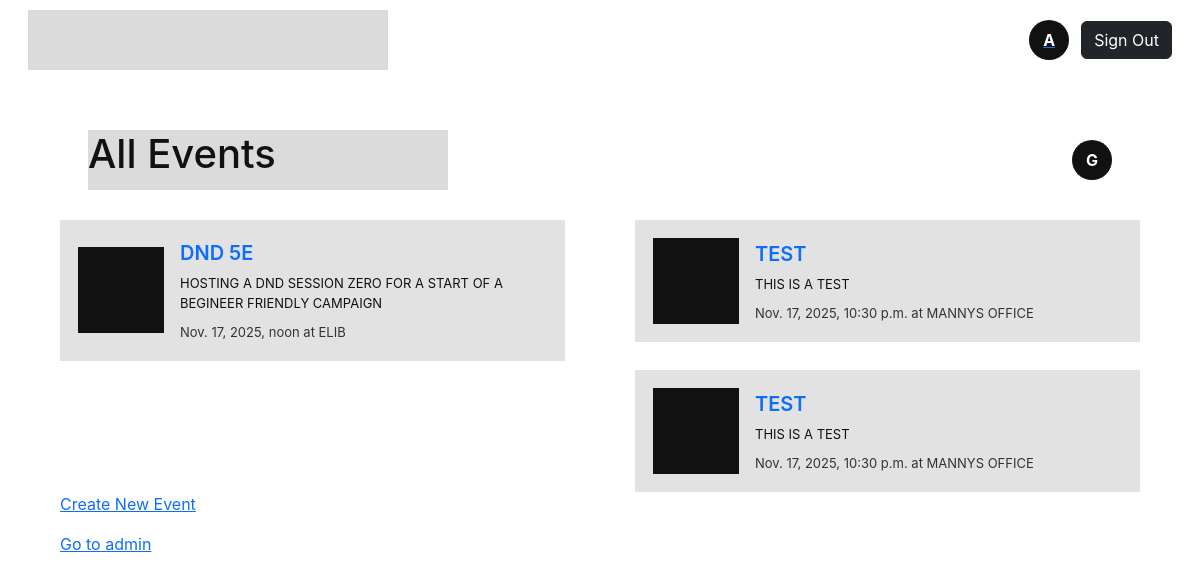
Before: /events/ (signed in) with the older database file.
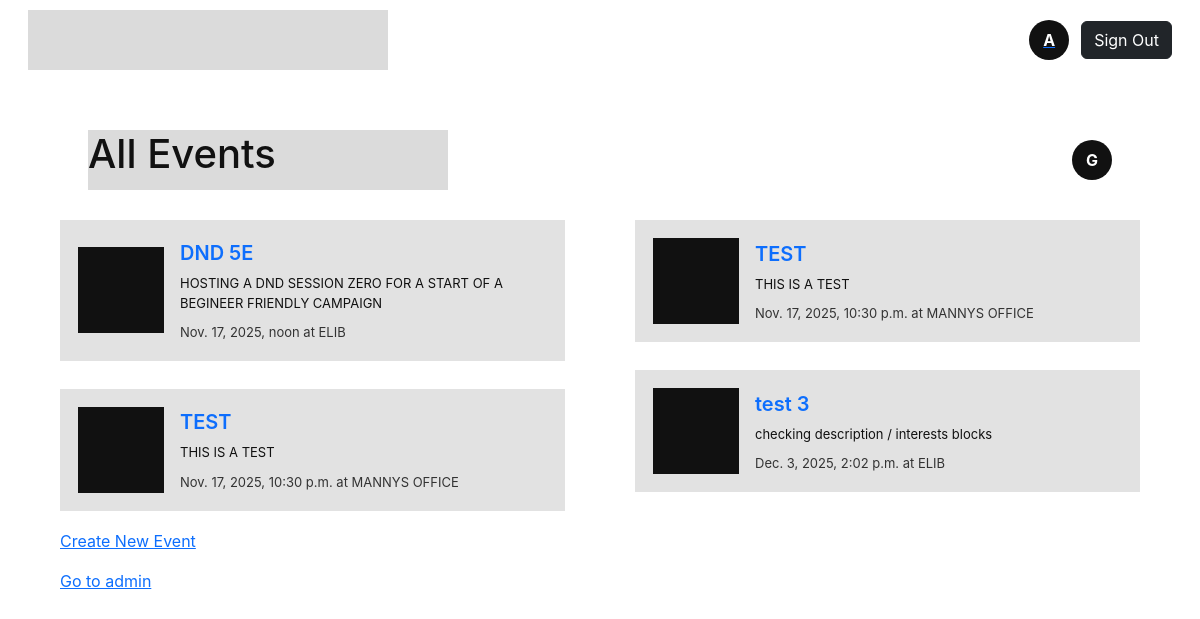
After: the same page with the newer database file.
### app/models.py (models this page shows, shortened)
class Event(models.Model):
    PUBLIC = 'public'
    PRIVATE = 'private'
    VISIBILITY_CHOICES = [
        (PUBLIC, 'Public'),
        (PRIVATE, 'Private'),
    ]
    title = models.CharField(max_length=100)
    description = models.TextField(blank=True)
    host = models.ForeignKey(Profile, on_delete=models.CASCADE, related_name='hosted_events')
    location = models.CharField(max_length=255)
    starts_at = models.DateTimeField()
    capacity = models.PositiveIntegerField()
    visibility = models.CharField(max_length=10, choices=VISIBILITY_CHOICES, default=PUBLIC)
    interests = models.ManyToManyField(Interest, blank=True, related_name='events')
    created_at = models.DateTimeField(auto_now_add=True)
    class Meta:
        ordering = ['starts_at']
        indexes = [
            models.Index(fields=['starts_at']),
        ]

### app/views.py (the view)
# urls.py: path('events/', views.event_list, name='event_list'),
@login_required
def event_list(request):
    events = Event.objects.order_by('starts_at')
    return render(request, "app/event_list.html", {"events": events})

### app/templates/app/event_list.html (shortened to what this page needs)
<!doctype html>
<html>
<head>
  <link href="https://cdn.jsdelivr.net/npm/bootstrap@5.3.2/dist/css/bootstrap.min.css" rel="stylesheet">
</head>
<body>
  <div class="topbar">
  <div class="brand-box"></div>
  <div style="display:flex; gap:12px; align-items:center;">
    <a href="{% url 'profile' %}">
      <button class="avatar btn">{{ request.user.username|first|upper }}</button>
    </a>
    <a href="{% url 'logout' %}">
      <button class="btn btn-dark">Sign Out</button>
    </a>
  </div>
</div>
<div class="events-section" id="eventsSection">
    <div class="topbar">
      <div class="brand-box">
        <h1>All Events</h1>
      </div>
      <a href="{% url 'profile' %}" style="text-decoration: none;">
      <button class="avatar btn bun-custom" >G</button>
      </a>
    </div>
    <div class="events-grid">
      {% if events %}
      {% for event in events %}
      <div class="event-card">
        <div class="event-thumb"></div>
        <div class="event-meta">
          <a href="{% url 'event_detail' event.id %}" style="text-decoration: none;">
            <div class="event-title">{{event.title}}</div>
          </a>
          <div class="event-desc">{{event.description}}</div>
          <div class="event-date">{{event.starts_at}} at {{event.location}}</div>
        </div>
      </div>
      {% endfor %}
      {% else %}
        <div>
          No events yet.
        </div>
      {% endif %}
    </div>
        <p><a href="/events/create/">Create New Event</a></p>
        <p><a href="/admin/">Go to admin</a></p>
  </div>
</body>
</html>

Changed rows visible on the page:
added Event: title "test 3", description "checking description / interests blocks", starts_at "Dec. 3, 2025, 2:02 p.m.", location "ELIB"
